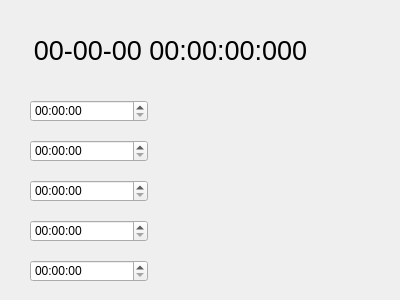
<?xml version="1.0" encoding="UTF-8"?>
<ui version="4.0">
 <class>alarm</class>
 <widget class="QWidget" name="alarm">
  <property name="geometry">
   <rect>
    <x>0</x>
    <y>0</y>
    <width>400</width>
    <height>300</height>
   </rect>
  </property>
  <property name="windowTitle">
   <string>Form</string>
  </property>
  <widget class="QLabel" name="curtime">
   <property name="geometry">
    <rect>
     <x>30</x>
     <y>30</y>
     <width>281</width>
     <height>41</height>
    </rect>
   </property>
   <property name="font">
    <font>
     <pointsize>20</pointsize>
    </font>
   </property>
   <property name="text">
    <string>00-00-00 00:00:00:000</string>
   </property>
   <property name="alignment">
    <set>Qt::AlignCenter</set>
   </property>
  </widget>
  <widget class="QTimeEdit" name="timeEdit">
   <property name="geometry">
    <rect>
     <x>30</x>
     <y>100</y>
     <width>118</width>
     <height>22</height>
    </rect>
   </property>
  </widget>
  <widget class="QTimeEdit" name="timeEdit_2">
   <property name="geometry">
    <rect>
     <x>30</x>
     <y>140</y>
     <width>118</width>
     <height>22</height>
    </rect>
   </property>
  </widget>
  <widget class="QTimeEdit" name="timeEdit_3">
   <property name="geometry">
    <rect>
     <x>30</x>
     <y>180</y>
     <width>118</width>
     <height>22</height>
    </rect>
   </property>
  </widget>
  <widget class="QTimeEdit" name="timeEdit_4">
   <property name="geometry">
    <rect>
     <x>30</x>
     <y>220</y>
     <width>118</width>
     <height>22</height>
    </rect>
   </property>
  </widget>
  <widget class="QTimeEdit" name="timeEdit_5">
   <property name="geometry">
    <rect>
     <x>30</x>
     <y>260</y>
     <width>118</width>
     <height>22</height>
    </rect>
   </property>
  </widget>
 </widget>
 <resources/>
 <connections/>
</ui>
